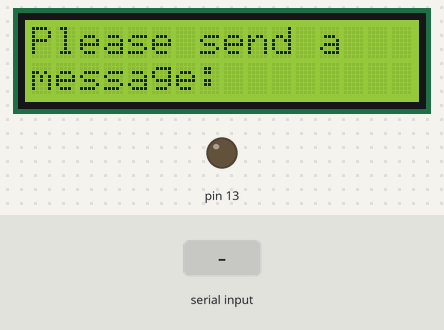
Recording of a sketch running on a simulated Arduino Uno, built with avr-gcc and run on an emulated ATmega328P. On the bench: 16×2 character LCD, output pins drawn as LEDs (lit = HIGH). The test bench sets the inputs (shaded band). What the sketch prints to the serial monitor is not drawn.

Above: at 1.2 s.
1.3 s: "1\n" received over Serial
At 3.5 s:
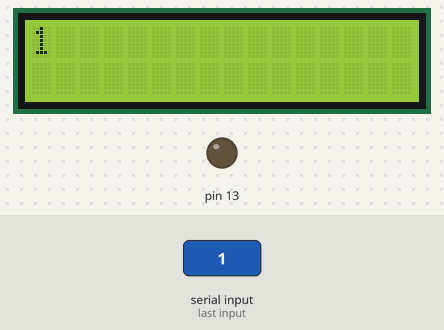
3.8 s: "On\n" received over Serial
At 5.6 s:
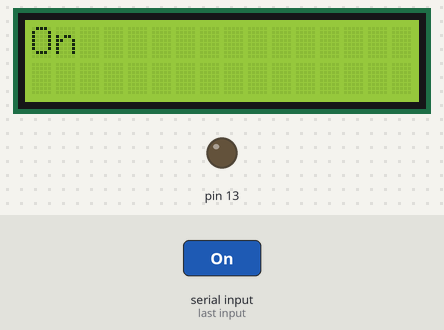
6.3 s: "on\n" received over Serial
At 8.5 s:
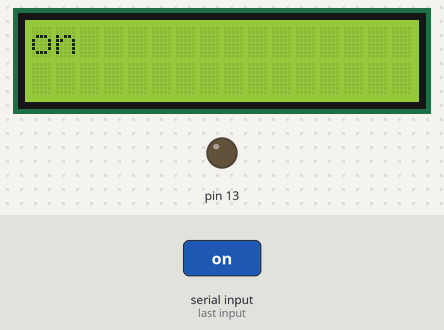
8.8 s: "Off\n" received over Serial
At 10.7 s:
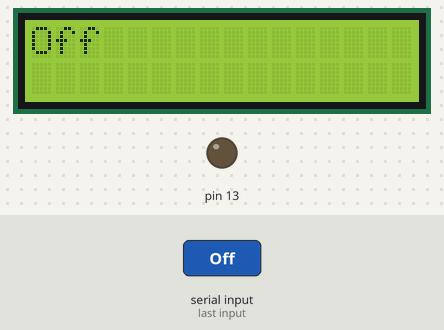
11.3 s: "off\n" received over Serial
At 13.7 s:
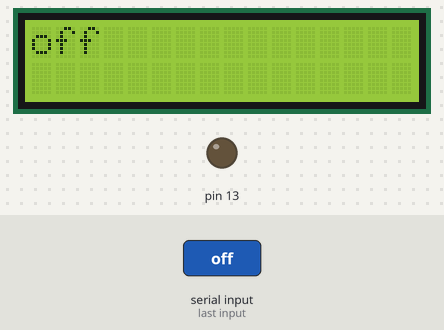
Timing chart, 0 to 14.8 s (numbered marks = the images above; inputs shaded):
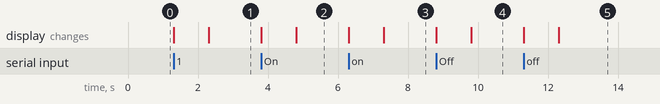

The sketch:

sketch_feb07a.ino
```cpp
#include <LiquidCrystal_I2C.h>
#include <Wire.h>

LiquidCrystal_I2C lcd(0x27,16,2);
String Incoming_value = "";
int pos=0;

void setup() {
  Serial.begin(9600);
  pinMode(13,OUTPUT);
  lcd.init();
  lcd.backlight();
  lcd.setCursor(0,0);
  lcd.print("Please send a ");
  lcd.setCursor(0,1);
  lcd.print("message: ");

}

void loop() {
  if(Serial.available()>0)
  {
    lcd.clear();
    Incoming_value=Serial.readString();
    Serial.print(Incoming_value);
    lcd.setCursor(0,0);
    lcd.print(Incoming_value);

    Serial.print("\n");
    if(Incoming_value=="1" || Incoming_value=="On" || Incoming_value=="on"){
      digitalWrite(13, HIGH);
      lcd.setCursor(0,0);
      lcd.print("The light is on");
      lcd.setCursor(0,1);
      lcd.print("Message: ");

    }
    else if(Incoming_value=="0"|| Incoming_value=="Off" || Incoming_value=="off"){
      digitalWrite(13,LOW);
      lcd.setCursor(0,0);
      lcd.print("The light is off");
      lcd.setCursor(0,1);
      lcd.print("Message: ");
    }
    else{
      lcd.setCursor(0,0);
      lcd.print(Incoming_value);
      if(Incoming_value.length()>16){
        lcd.setCursor(0,1);
        lcd.print(Incoming_value.substring(16));
        }
      delay(1000);
      }


  }


}
```

Measured:
- after the input at 1.3 s, the display: first changes at once (image 1 shows a later state)
- after the input at 3.8 s, the display: first changes at once (image 2 shows a later state)
- after the input at 6.3 s, the display: first changes at once (image 3 shows a later state)
- after the input at 8.8 s, the display: first changes at once (image 4 shows a later state)
- after the input at 11.3 s, the display: first changes at once (image 5 shows a later state)
